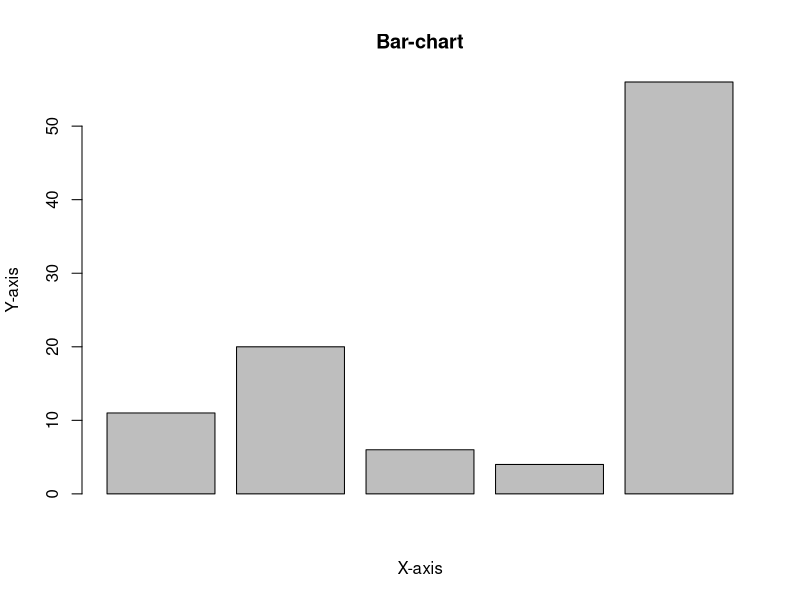
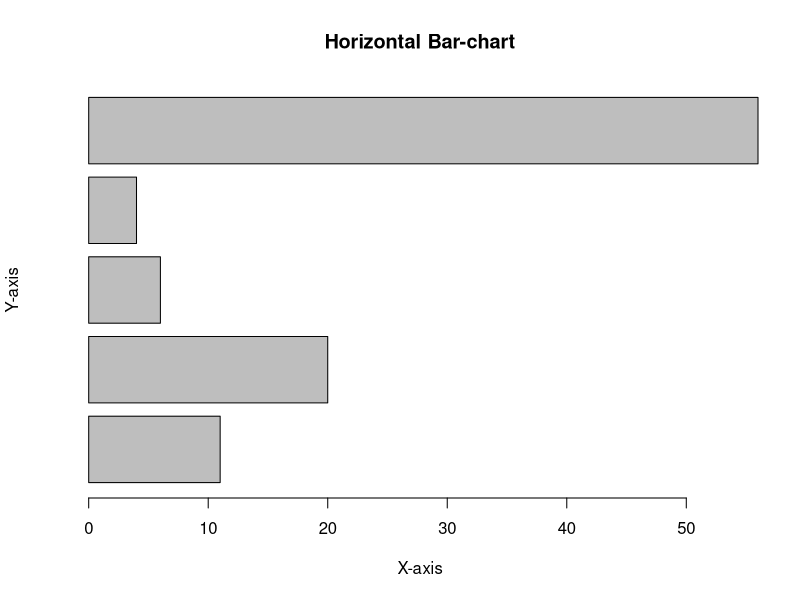
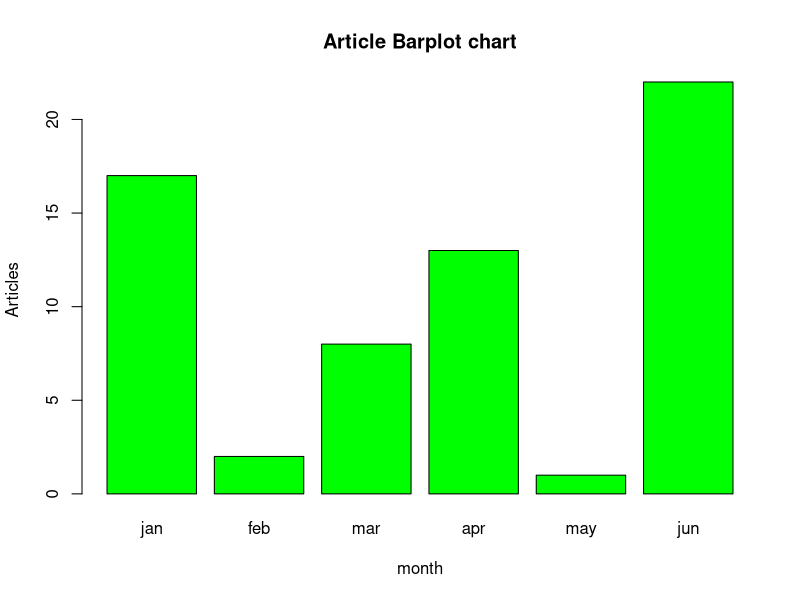
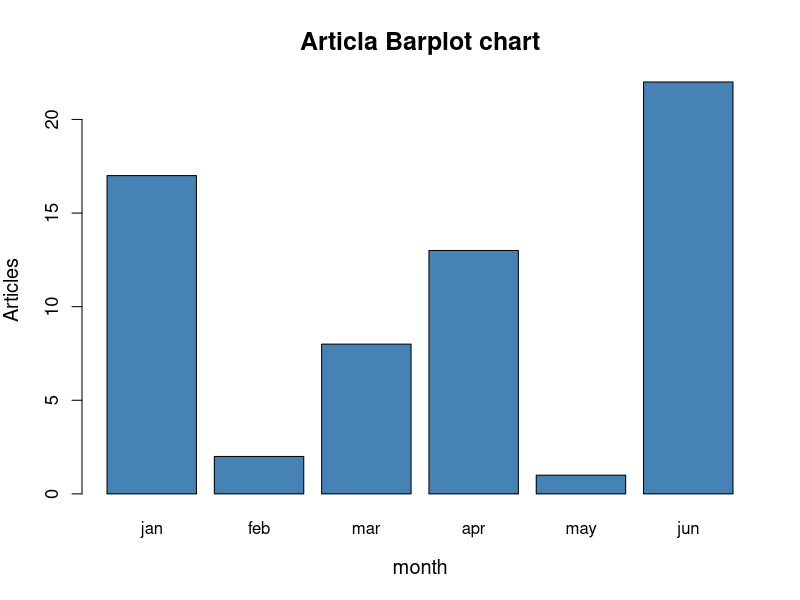
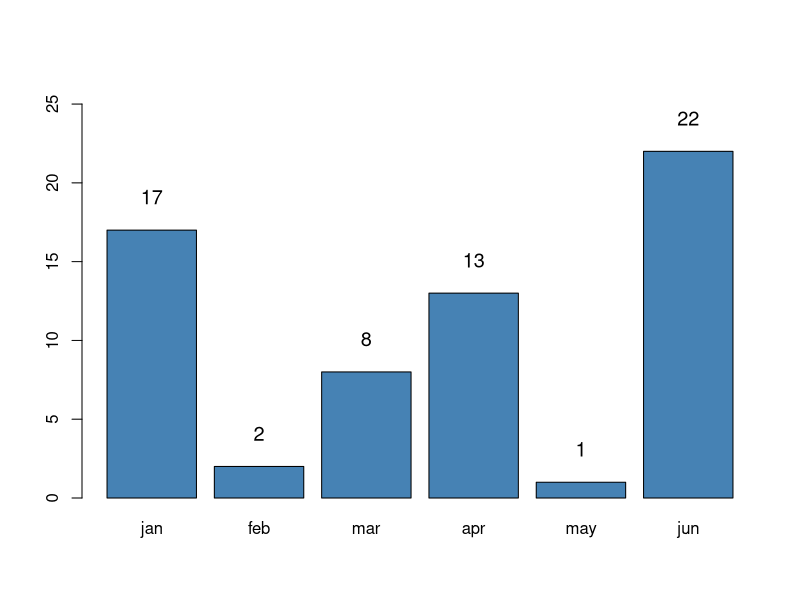
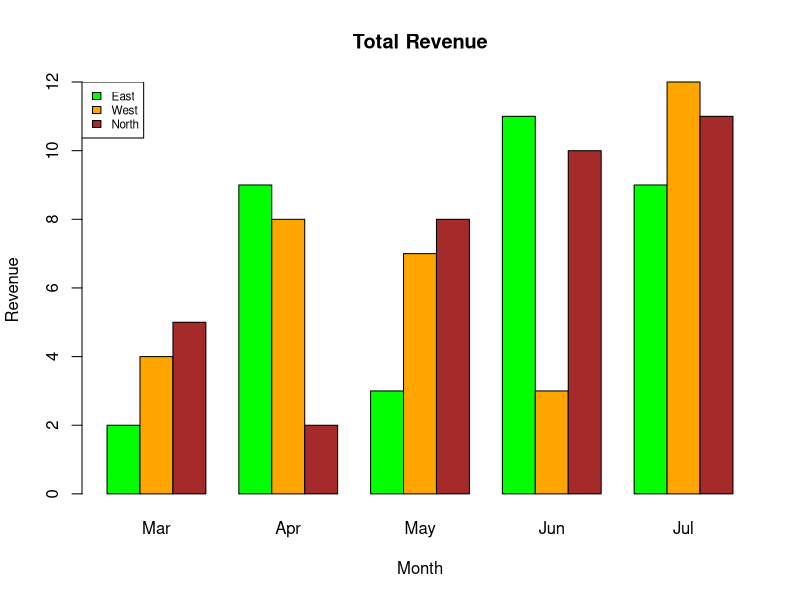

Write the R code that produced these figures, in order.
# -------------------Factors---------------------------
fac = factor(c("Male", "Female","Male", "Female","Male", "Female","Male", "Female","Male", "Female"))
print(fac)

# =====================================R Barchart
#syntax
        
      # barplot(H,xlab, ylab, main, names.arg, col)
      # H -> vector or matrix containing numeric data
      # xlab -> x axis
      # ylab -> y axis
      # main -> title
      # names.arg -> parameter is the vector of names appearing each bar
      # col -> color

# -------------------------------Simple bar chart----------------------
A <- c(11,20,6,4,56)
barplot(A, xlab="X-axis", ylab = "Y-axis", main = "Bar-chart")

# --------------------Horizontal bar chart-------------------------------
A <- c(11,20,6,4,56)
barplot(A, xlab="X-axis", ylab = "Y-axis", main = "Horizontal Bar-chart", horiz = TRUE)

# customize the Bar Chart
A <- c(17,2,8,13,1,22)
B <- c("jan","feb","mar","apr","may","jun")
barplot(A, names.arg = B,
        xlab = "month",
        ylab = "Articles", col = "green",
        main = "Article Barplot chart"
)

# Adding Data labels on top of of each bar

A <- c(17,2,8,13,1,22)
B <- c("jan","feb","mar", "apr","may","jun")

barplot(A, names.arg = B,
        xlab = "month",
        ylab = "Articles", col = "steelblue",
        main = "Articla Barplot chart",
        cex.main=1.5,    # Main title size. / cex means character expansion
        cex.lab = 1.2,    # X& Y axis label size
        cex.axis=1.1     # Axis tick label size
)

# this shows the data on bar top. 
text( 
  x = barplot(A, names.arg = B, col = "steelblue", ylim = c(0, max(A) * 1.2)),
  y = A+1, labels = A, pos = 3, cex = 1.2, col = "black"
)

# --------------------Grouped Bar chart---------------------------

colors <- c("green", "orange", "brown" )
months <- c("Mar", "Apr", "May", "Jun", "Jul")
regions <- c("East", "West", "North")

Values <- matrix(c(2, 9, 3, 11, 9, 4, 8, 7, 3, 12, 5, 2, 8, 10, 11),
                 nrow = 3, ncol = 5, byrow = TRUE) 

barplot(Values, main = "Total Revenue", names.arg = months, 
        xlab = "Month", ylab = "Revenue", 
        col = colors, beside = TRUE) 

legend("topleft", regions, cex = 0.7, fill = colors)


